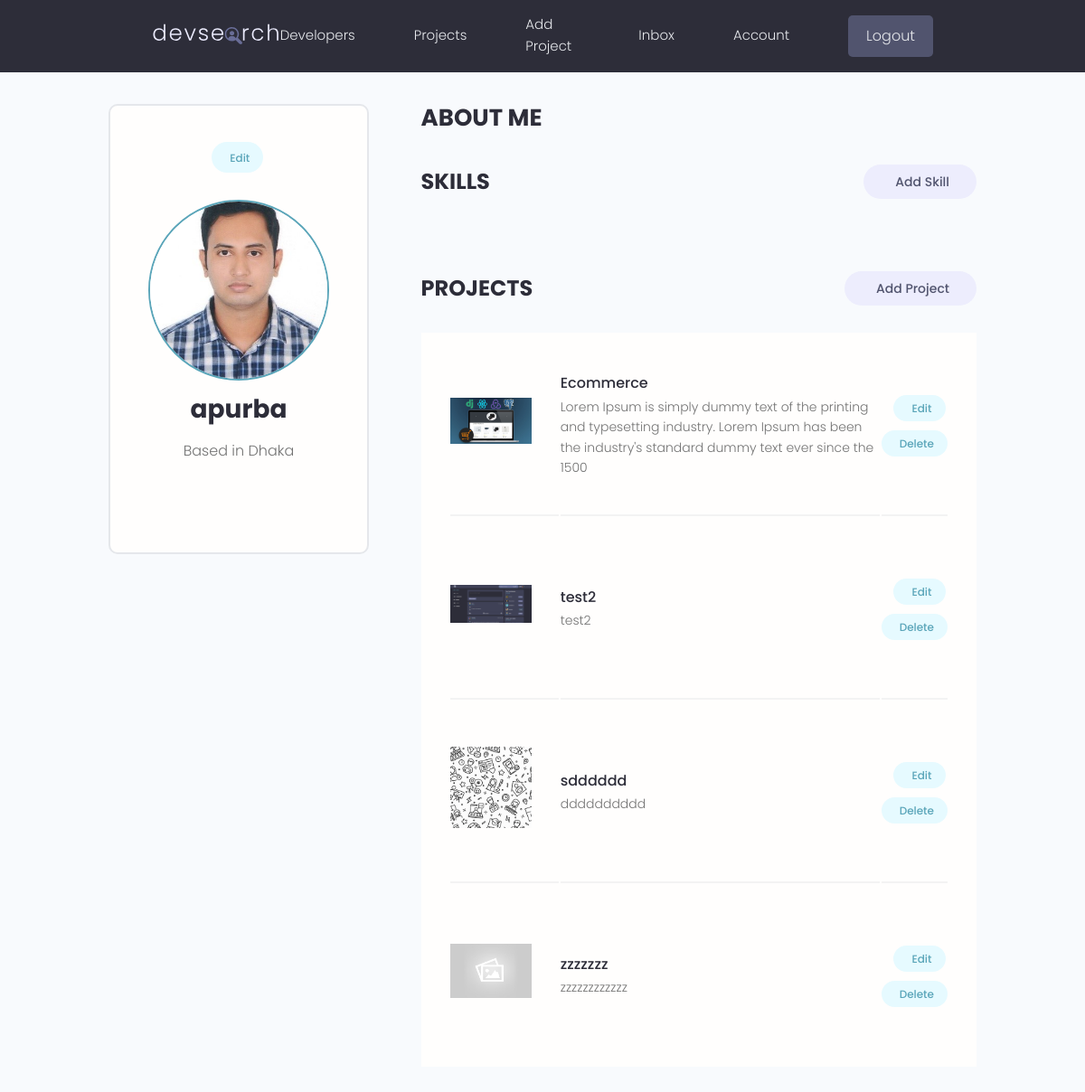
The app's page /project/useraccount (signed in) with its own data.
### project/models.py (models this page shows, shortened)
class Profile(models.Model):
    user = models.OneToOneField(
        User, on_delete=models.CASCADE, blank=True, null=True)
    name = models.CharField(max_length=200, null=True, blank=True)
    location = models.CharField(max_length=200, null=True, blank=True)
    email = models.EmailField(max_length=200, null=True, blank=True)
    short_intro = models.CharField(max_length=200, null=True, blank=True)
    bio = models.TextField(blank=True, null=True)
    profile_image = models.ImageField(
        null=True, blank=True, upload_to='profiles/', default='profile/user-default')
    social_github = models.CharField(max_length=200, null=True, blank=True)
    social_twitter = models.CharField(max_length=200, null=True, blank=True)
    social_linkedin = models.CharField(max_length=200, null=True, blank=True)
    created = models.DateTimeField(auto_now_add=True)
    id = models.UUIDField(default=uuid.uuid4, unique=True,
                          primary_key=True, editable=True)

class Project(models.Model):
    owner = models.ForeignKey(
        Profile, null=True, blank=True, on_delete=models.SET_NULL)
    title = models.CharField(max_length=200)
    description = models.TextField(null=True, blank=True)
    featured_image = models.ImageField(
        null=True, blank=True, default="default.jpg")
    demo_link = models.CharField(max_length=200, null=True, blank=True)
    source_link = models.CharField(max_length=2000, null=True, blank=True)
    tags = models.ManyToManyField('Tag', blank=True)
    vote_total = models.IntegerField(default=0, null=True, blank=True)
    vote_ratio = models.IntegerField(default=0, blank=True, null=True)
    created = models.DateTimeField(auto_now_add=True)
    id = models.UUIDField(default=uuid.uuid4, unique=True,
                          primary_key=True, editable=True)

### project/views.py (the view)
# urls.py: path('/useraccount', views.useraccount, name='useraccount'),
@login_required(login_url="project/login")
def useraccount(request):
    profile = request.user.profile
    skills = profile.skill_set.all
    projects = profile.project_set.all
    return render(request, 'project/account.html', {"profile": profile, "skills": skills, "projects": projects})

### project/Templates/project/account.html (shortened to what this page needs)
{% extends 'project/main.html' %}
{% block content %}
<main class="settingsPage profile my-md">
  <div class="container">
    <div class="layout">
      <div class="column column--1of3">
        <div class="card text-center">
          <div class="card__body dev">
            <a class="tag tag--pill tag--main settings__btn" href={% url "update_profile" %}>
              Edit</a>
            <img class="avatar avatar--xl dev__avatar" src="{{profile.profile_image.url}}" />
            <h2 class="dev__name">{{profile.name}}</h2>
            <p class="dev__location">Based in {{profile.location}}</p>
          </div>
        </div>
      </div>
      <div class="column column--2of3">
        <div class="devInfo">
          <h3 class="devInfo__title">About Me</h3>
        </div>
        <div class="settings">
          <h3 class="settings__title">Skills</h3>
          <a class="tag tag--pill tag--sub settings__btn tag--lg" href={%url 'addskill' %}>
            Add Skill</a>
        </div>
        <div class="settings">
          <h3 class="settings__title">Projects</h3>
          <a class="tag tag--pill tag--sub settings__btn tag--lg" href={% url 'submit_project' %}> Add Project</a>
        </div>
        <table class="settings__table">
          {% for project in projects %}
          <tr>
            <td class="settings__thumbnail">
              <a href="{% url 'single_project' project.id %}"><img src="{{project.featured_image.url}}"
                  alt="Project Thumbnail" /></a>
            </td>
            <td class="settings__tableInfo">
              <a href="{% url 'single_project' project.id %}">{{project.title}}</a>
              <p>{{project.description|slice:"150"}}</p>
            </td>
            <td class="settings__tableActions">
              <a class="tag tag--pill tag--main settings__btn" href="{% url 'update_project' project.id %}"> Edit</a>
              <a class="tag tag--pill tag--main settings__btn"
                href="{% url 'delete_project'  project.id %}?next=/account">
                Delete</a>
            </td>
          </tr>
          {% endfor %}
        </table>
      </div>
    </div>
  </div>
</main>
{% endblock %}

### DevProject/static/styles/app.css (style rules this page uses)
:root { --color-sub: #2d2d39; }
.card { border: 2px solid var(--color-light); }
img { width: 100%; }
.profile .card > .dev { padding: 4rem; }
.dev__avatar { display: block; margin: auto; }
.dev__name { color: var(--color-sub); font-size: 2.8rem; font-weight: 700; margin-top: 1rem; margin-bottom: 0.5rem; }
.dev__location { margin-top: 1rem; }
.devInfo { margin-bottom: 3rem; }
.devInfo__title, .devInfo__subtitle { font-size: 2.6rem; color: var(--color-sub); text-transform: uppercase; font-weight: 700; margin-bottom: 1.5rem; }
.settingsPage .dev > .settings__btn { display: inline-block; margin-bottom: 3rem; }
.settings { display: flex; justify-content: space-between; align-items: center; }
.settings__title { font-size: 2.4rem; text-transform: uppercase; font-weight: 700; color: var(--color-sub); }
.settings__table { margin-top: 3rem; margin-bottom: 5rem; padding: 0 3rem; background: var(--color-white); }
.settings__table tr { width: 100%; }
.settings__table tr > td { padding: 2rem 0; }
.settings__table tr:not(:last-child) td { border-bottom: 2px solid var(--color-white-light); }
.settings__thumbnail { width: 23%; min-width: 10rem; }
.settings__thumbnail img { padding-right: 3rem; height: 15rem; object-fit: contain; }
.settings__tableInfo { width: 100%; }
.settings__tableInfo h4, .settings__tableInfo a { padding-right: 1rem; width: auto; font-size: 1.6rem; font-weight: 500; color: var(--color-sub); }
.settings__tableInfo p { font-size: 1.4rem; }
.settings__tableActions { text-align: right; }

### DevProject/static/uikit/styles/modules/_variables.css (style rules this page uses)
:root { --color-main: #5aa5b9; --color-main-light: #e6faff; --color-sub: #3f4156; --color-sub-light: #51546e; --color-sub-lighter: #ededfd; --color-text: #737373; --color-gray: #8b8b8b; --color-light: #e5e7eb; --color-light-gray: #767676; --color-bg: #f8fafd; --color-white: #fffefd; --color-white-light: #f3f3f3; --color-success: #359e64; --color-success-bg: #def8e8; --color-error: #fc4b0b; --color-error-bg: #fff2ee; --font-base: 'Poppins', arial, helvetica, 'Segoe UI', roboto, ubuntu, sans-serif; --font-monospace: 'Fira Code', 'Courier New', courier, monospace; --font-regular: 300; --font-medium: 500; --font-bold: 700; --generic-shadow: 1px 1px 5px #00000010; --generic-transition: all 0.3s ease-in-out; }

### DevProject/static/uikit/styles/modules/_base.css (style rules this page uses)
* { margin: 0; padding: 0; box-sizing: border-box; text-rendering: optimizeLegibility; color: inherit; font-size: inherit; }
html { font-size: 50%; }
@media only screen and (min-width: 480px) { html { font-size: 56.25%; } }
@media only screen and (min-width: 1200px) { html { font-size: 62.5%; } }
body { line-height: 1.6; font-weight: 400; font-size: 1.5rem; color: var(--color-text); background-color: var(--color-bg); min-height: 100vh; }

### DevProject/static/uikit/styles/modules/_typography.css (style rules this page uses)
* { font-family: var(--font-base); }
h2 { font-size: 3.6rem; font-weight: var(--font-bold); }
h3 { font-size: 3.2rem; font-weight: var(--font-medium); }
p, span, strong { font-size: 1.6rem; color: var(--color-text); font-weight: var(--font-regular); }
a { padding-bottom: 2px; text-decoration: none; display: inline-block; color: var(--color-main); font-weight: var(--font-medium); }

### DevProject/static/uikit/styles/modules/_utilities.css (style rules this page uses)
.container { width: 92%; max-width: 165rem; margin: 0 auto; box-sizing: border-box; }
@media screen and (min-width: 1000px) { .container { width: 90%; } }
@media screen and (min-width: 1200px) { .container { width: 80%; } }
.text-center { text-align: center; }
.my-md { margin: 3rem auto; }

### DevProject/static/uikit/styles/modules/_avatar.css (style rules this page uses)
.avatar { border-radius: 50%; border: 2px solid var(--color-main); object-fit: cover; }
.avatar--xl { height: 20rem; width: 20rem; }

### DevProject/static/uikit/styles/modules/_card.css (style rules this page uses)
.card { border-radius: 1rem; background-color: var(--color-white); border: 1.5px solid var(--color-light); width: auto; height: auto; margin-top: 0.5rem; margin-bottom: 0.5rem; overflow: hidden; }
.card__body, .card__header { padding: 2rem 2.5rem; }

### DevProject/static/uikit/styles/modules/_tag.css (style rules this page uses)
.tag { display: inline-flex; align-items: center; background-color: var(--color-sub); height: -webkit-fit-content; height: -moz-fit-content; height: fit-content; width: -webkit-fit-content; width: -moz-fit-content; width: fit-content; border-radius: 0.5rem; padding: 0.5rem 1.5rem; font-size: 1.2rem; cursor: pointer; }
.tag:not(:last-child) { margin-right: 0.25rem; margin-bottom: 0.75rem; }
.tag--pill { border-radius: 5rem; }
.tag--main, .tag--main > small { background: var(--color-main-light); color: var(--color-main); font-weight: 500; }
.tag--sub, .tag--sub > small { background: var(--color-sub-lighter); color: var(--color-sub-light); font-weight: 500; }
.tag--lg { padding: 0.8rem 3rem; font-size: 1.4rem; }

### records on screen
Profile: profile_image (picture), name "apurba", location "Dhaka"
Project: featured_image (picture), title "Ecommerce", description "Lorem Ipsum is simply dummy text of the printing and typesetting industry. Lorem Ipsum has been the industry's standard dummy text ever since the 1500"
Project: featured_image (picture), title "test2", description "test2"
Project: featured_image (picture), title "sdddddd", description "dddddddddd"
Project: featured_image (placeholder picture), title "zzzzzzz", description "zzzzzzzzzzzz"
